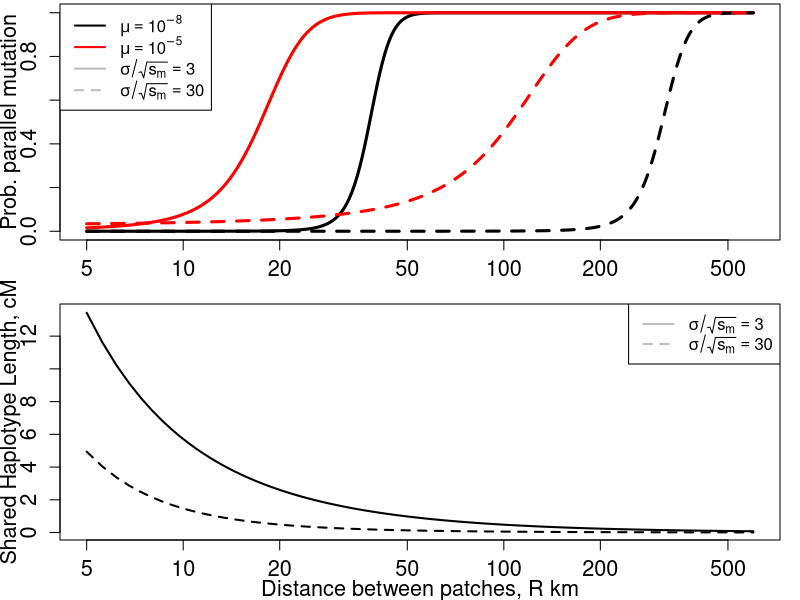

Recreate this plot in R.
char.length= c(3,30)  ## sigma /sqrt(s)


A=100

#pdf(file="~/Dropbox/postdocs/Peter/Spatial_adaptation/Lava_flow_mice_prob_parallel.pdf")
layout((1:2))
par(mar=c(3,3,0.2,1))
R = seq(5,600,length=10000) ##distance in Km

#layout(t(1:2))
mu = 1e-8
prob.parallel <- mu*A/(mu*A + (1/char.length[1])* exp(-R/char.length[1]))  ##assuming sigma=1
plot(R, prob.parallel,type="l",lwd=3, xlab="R, km",ylab="",cex.lab=1.3,cex.axis=1.3,log="x") 
mtext(side=2,line=2,"Prob. parallel mutation",cex=1.3)
mu=1e-5
prob.parallel <- mu*A/(mu*A + (1/char.length[1])* exp(-R/char.length[1]))  ##assuming sigma=1

lines(R, prob.parallel,lwd=3,col="red")


R = seq(5,600,length=1000) ##distance in Km
mu = 1e-8
prob.parallel <- mu*A/(mu*A + (1/char.length[2])* exp(-R/char.length[2]))  ##assuming sigma=1
lines(R, prob.parallel,lty=2,lwd=3)

mu=1e-5
prob.parallel <- mu*A/(mu*A + (1/char.length[2])* exp(-R/char.length[2]))  ##assuming sigma=1

lines(R, prob.parallel,lwd=3,col="red",lty=2)

legend("topleft", legend=expression(mu == 10^-8, mu == 10^-5, sigma/sqrt(s[m]) == 3,sigma/sqrt(s[m]) == 30),col=c("black","red","grey","grey"),lty=c(1,1,1,2),lwd=2)
#dev.off()


####haplotype lengths
##assuming sigma=1
length.hap.1<-sqrt(2)*1/(char.length[1])/R +1/R^2
length.hap.2<-sqrt(2)*1/(char.length[2])/R +1/R^2
plot(R,length.hap.1*100,type="l",log="x",ylab="", xlab="",lty=1,lwd=2,cex.lab=1.3,cex.axis=1.3)
mtext(side=2,line=2,"Shared Haplotype Length, cM",cex=1.3)
mtext(side=1,line=2,"Distance between patches, R km",cex=1.3)
lines(R,length.hap.2*100,lty=2,lwd=2)

legend("topright", legend=expression( sigma/sqrt(s[m]) == 3,sigma/sqrt(s[m]) == 30),col=c("grey","grey"),lty=c(1,2),lwd=2)

dev.copy2pdf(file="~/Dropbox/postdocs/Peter/Spatial_adaptation/Lava_flow_mice_prob_parallel.pdf")
